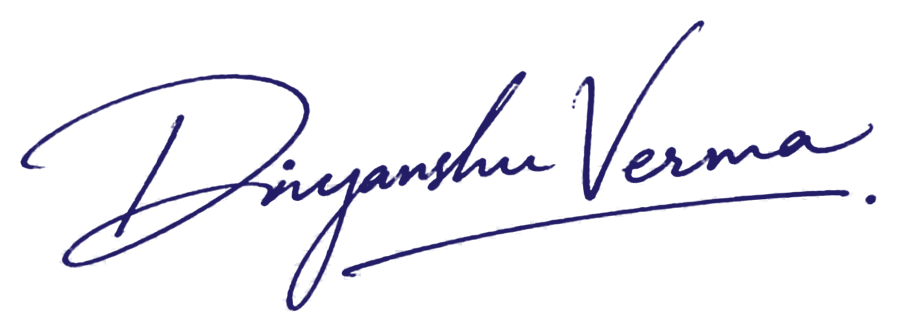
#> input picture author-assets/DIVYANSHU_VERMA_AUTHOR_SIGNATURE.png, 1796 x 668 px (shown at 1/2 size)
$ python process_signature.py ../../author-assets/DIVYANSHU_VERMA_AUTHOR_SIGNATURE.png DIVYANSHU_VERMA_AUTHOR_SIGNATURE_BLACK.png
#> lines starting #> are read from the running program, lines starting #| are printed output that depends on the picture; after the words box and inside, x2 and y2 are one past the last pixel; in counts of white or black regions, pixels touching at a corner belong together
#!/usr/bin/env python3
"""Clean the author-supplied handwritten signature into a transparent PNG.

The supplied image is flat RGB with a light grey/white checkerboard painted
into the pixels (not real transparency). Ink is blue ballpoint, background is
neutral, so ink coverage (alpha) is derived from colour saturation and
darkness. No strokes are drawn, moved, smoothed or reshaped: every output
pixel's opacity comes from the same pixel of the original.

Steps
  1. alpha = max(saturation-based, darkness-based) ink density, per pixel
  2. contrast curve on alpha only (solid stroke cores, soft natural edges)
  3. drop isolated specks below MIN_SPECK px that touch no stroke
  4. flat ink colour taken from the darkest 5% of the original ink
  5. crop to ink bounds + small margin; 600 dpi metadata; native pixels kept

Usage: python3 process_signature.py <source.png> <out_dir>
Requires: Pillow, numpy, scipy
"""
import sys
from pathlib import Path
import numpy as np
from PIL import Image
from scipy import ndimage

SRC, OUT = Path(sys.argv[1]), Path(sys.argv[2])
OUT.mkdir(parents=True, exist_ok=True)
MIN_SPECK = 12      # px; connected blobs smaller than this, far from strokes, are dust
MARGIN = 40         # px transparent margin around the ink
DPI = 600

rgb = np.asarray(Image.open(SRC).convert("RGB")).astype(np.float32)
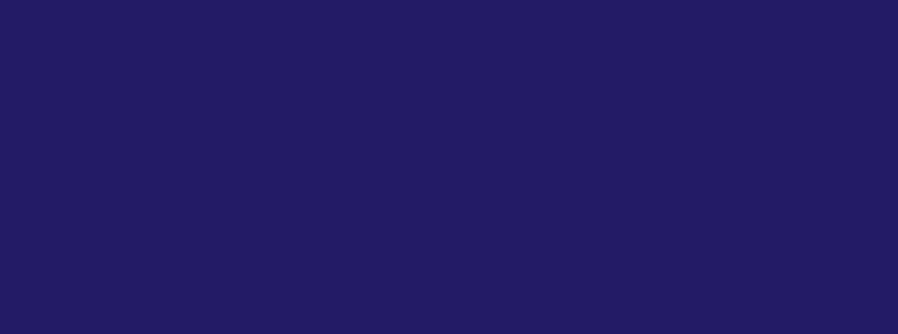
#> rgb: shape (668, 1796, 3) float32 (shown at 1/2 size); mean R, G, B 33.6, 28.5, 103.5
sat = rgb.max(-1) - rgb.min(-1)
#> sat: shape (668, 1796) float32; every value is 73
lum = rgb @ np.array([0.299, 0.587, 0.114], dtype=np.float32)
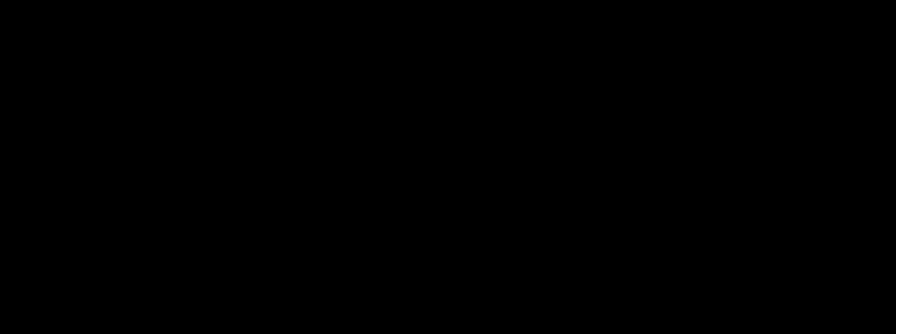
#> lum: shape (668, 1796) float32 (shown at 1/2 size); values 38.82 (black) and 38.82 (white), 0.22% white; 1 white region, box (x1, y1, x2, y2) and area: (1792, 0, 1796, 668) 2672

a_sat = np.clip((sat - 10) / (60 - 10), 0, 1)       # checker squares have sat <= ~3
#> a_sat: shape (668, 1796) float32; every value is 1
a_drk = np.clip((222 - lum) / (222 - 110), 0, 1)     # grey squares are ~235
alpha = np.maximum(a_sat, a_drk) ** 0.75             # firmer cores, edges stay soft

# remove dust: tiny components not within 6 px of a real stroke
solid = alpha > 0.15
#> solid: shape (668, 1796) bool; every value is 1
lab, n = ndimage.label(solid, structure=np.ones((3, 3)))
#> lab: shape (668, 1796) int32; every value is 1
#> n = 1
sizes = ndimage.sum(solid, lab, range(1, n + 1))
#> sizes = [1199728]
big = np.isin(lab, np.where(sizes >= MIN_SPECK)[0] + 1)
near = ndimage.binary_dilation(big, iterations=6)
alpha[~near] = 0
removed = int(((lab > 0) & ~near).sum())
#> removed = 0

ink_px = rgb[alpha > 0.85]
blue = np.percentile(ink_px, 5, axis=0).round().astype(np.uint8)
#> blue = [34, 29, 102]
#| ink colour (blue): (34, 29, 102) | dust px removed: 0

def export(color, name):
#> called with color = array of shape (3,), name = 'DIVYANSHU_VERMA_AUTHOR_SIGNATURE.png'
    h, w = alpha.shape
#> h = 668; w = 1796
    out = np.zeros((h, w, 4), np.uint8)
    out[..., :3] = color
    out[..., 3] = (alpha * 255).round().astype(np.uint8)
    ys, xs = np.where(out[..., 3] > 0)
    y0, y1 = max(ys.min() - MARGIN, 0), min(ys.max() + MARGIN + 1, h)
#> y0 = 0; y1 = 668
    x0, x1 = max(xs.min() - MARGIN, 0), min(xs.max() + MARGIN + 1, w)
#> x0 = 0; x1 = 1796
    img = Image.fromarray(out[y0:y1, x0:x1], "RGBA")
    p = OUT / name
    img.save(p, dpi=(DPI, DPI), optimize=True)
    return p, img.size

if __name__ == "__main__":
    print("ink colour (blue):", tuple(int(v) for v in blue), "| dust px removed:", removed)
    print(*export(blue, "DIVYANSHU_VERMA_AUTHOR_SIGNATURE.png"))
#| DIVYANSHU_VERMA_AUTHOR_SIGNATURE_BLACK.png/DIVYANSHU_VERMA_AUTHOR_SIGNATURE.png (1796, 668)
    print(*export(np.array([17, 17, 17], np.uint8), "DIVYANSHU_VERMA_AUTHOR_SIGNATURE_BLACK.png"))
    print(*export(np.array([255, 255, 255], np.uint8), "DIVYANSHU_VERMA_AUTHOR_SIGNATURE_WHITE.png"))
#> in export (call 3), `out[..., 3] = (alpha * 255).round().astype(np.uint8)`: out: shape (668, 1796, 4); every value is 255
